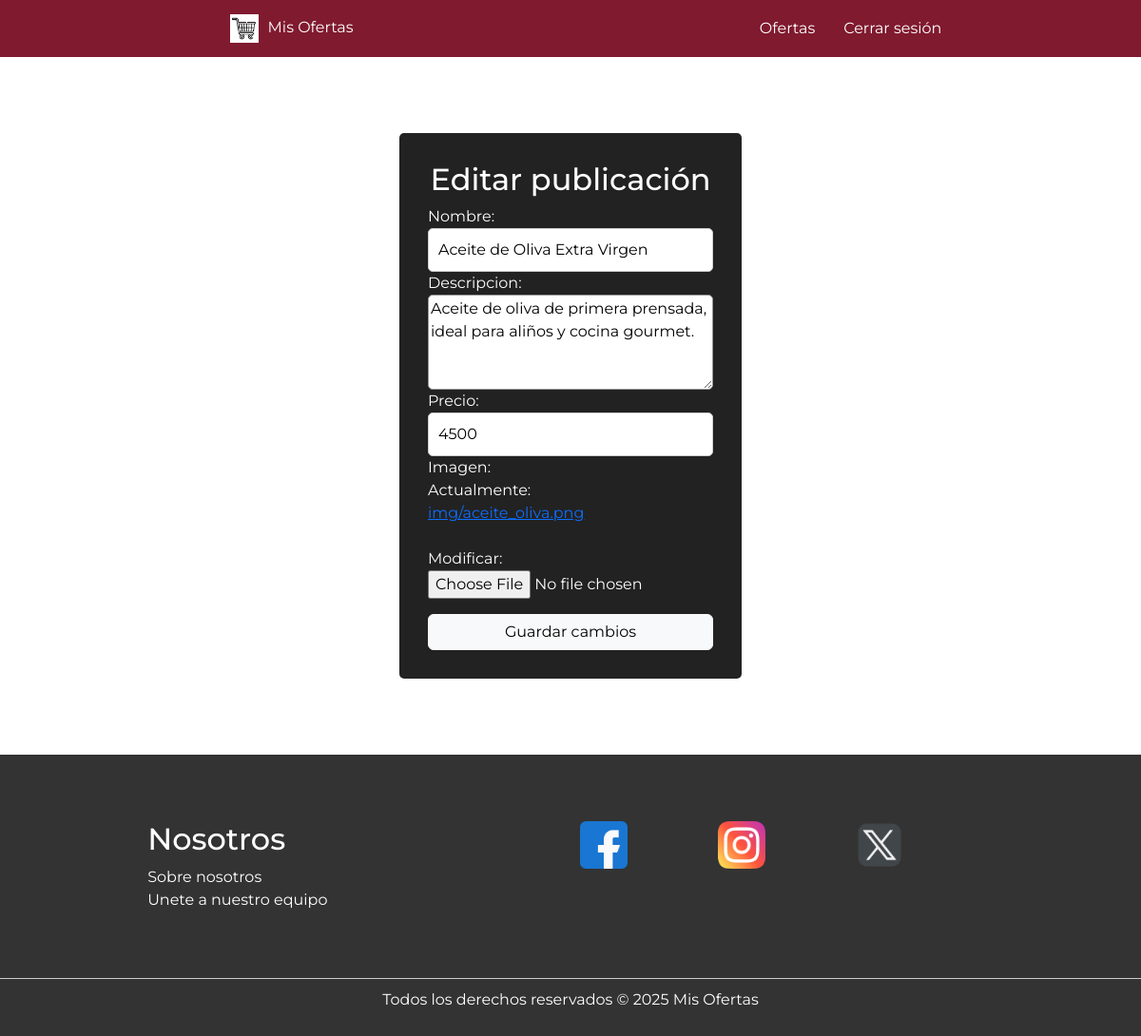
The page /editarProd/7 (signed in) on the database as committed earlier.
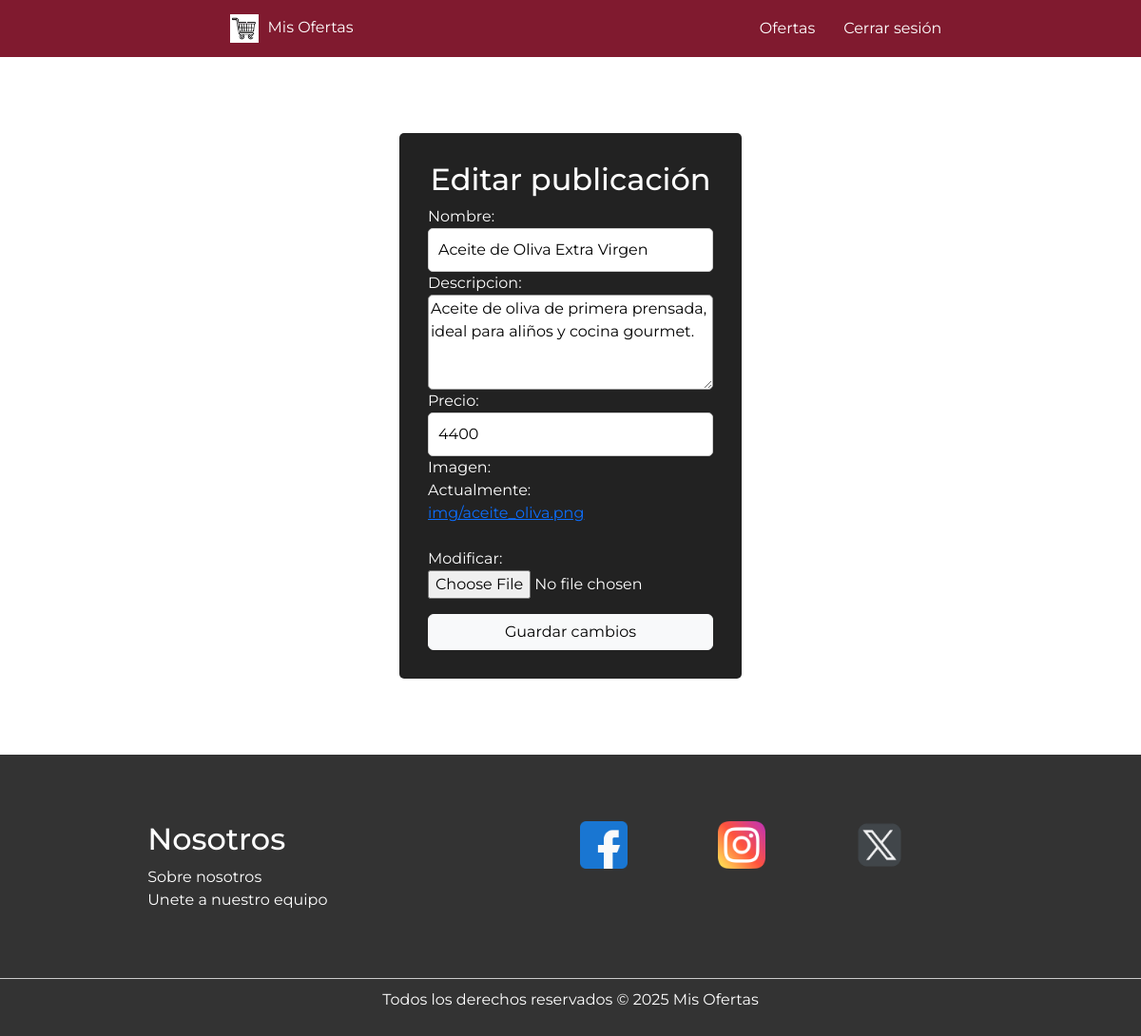
The same page on the database as committed later.
### app1_mis_ofertas/models.py (models this page shows, shortened)
class Producto(models.Model):
    nombre = models.CharField(max_length=50)
    descripcion = models.TextField()
    precio = models.IntegerField()
    imagen = models.ImageField(upload_to='img')

### app1_mis_ofertas/views.py (the view)
# urls.py: path('editarProd/<int:id>', views.editarProd, name='editarProd'),
@login_required
def editarProd(request, id):
    producto = get_object_or_404(Producto, id=id)
    if request.method == 'POST':
        form = ProductoForm(request.POST, request.FILES, instance=producto)
        if form.is_valid():
            form.save()
            return redirect('home')
    else:
        form = ProductoForm(instance=producto)
    return render(request, 'editProd.html', {'form': form})

### app1_mis_ofertas/forms.py
class ProductoForm(forms.ModelForm):
    class Meta:
        model = Producto
        fields = ['nombre', 'descripcion', 'precio', 'imagen']

### app1_mis_ofertas/templates/editProd.html (shortened to what this page needs)
{% extends "base.html" %}
{% load static %}
{% block content %}
<form class="form-product" method="POST" enctype="multipart/form-data">
<h2 class="h2-signin">Editar publicación</h2>
    {{form}}
<button class="btn btn-light">Guardar cambios</button>
</form>
{% endblock %}

Rows that differ between the two databases and show on the page:
changed Producto "Aceite de Oliva Extra Virgen": precio "4500" → "4400"
